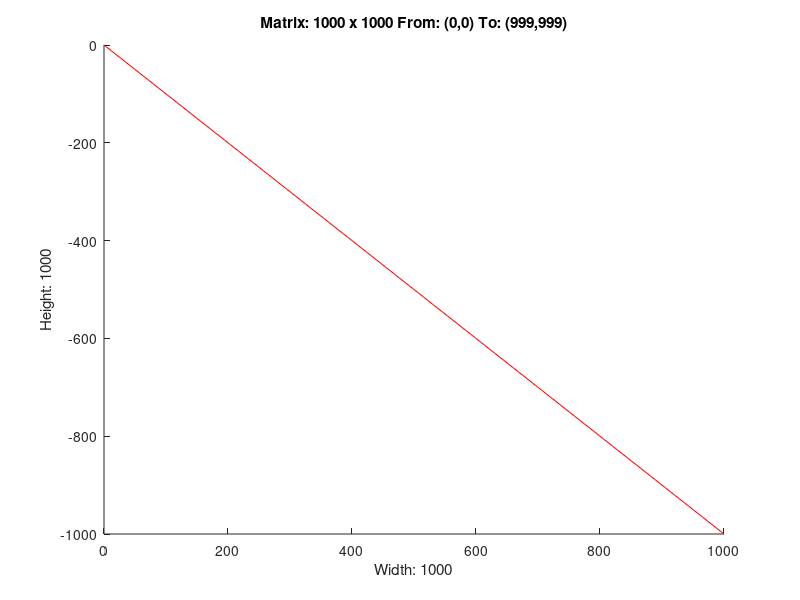

Write the MATLAB code that produced this figure.
axis([0 1000 -1000 0]);
title('Matrix: 1000 x 1000 From: (0,0) To: (999,999)');
xlabel('Width: 1000');
ylabel('Height: 1000');
X=[999,999,998,0];
Y=[-999,-999,-998,0];
hold on;
plot(X,Y,'r');
